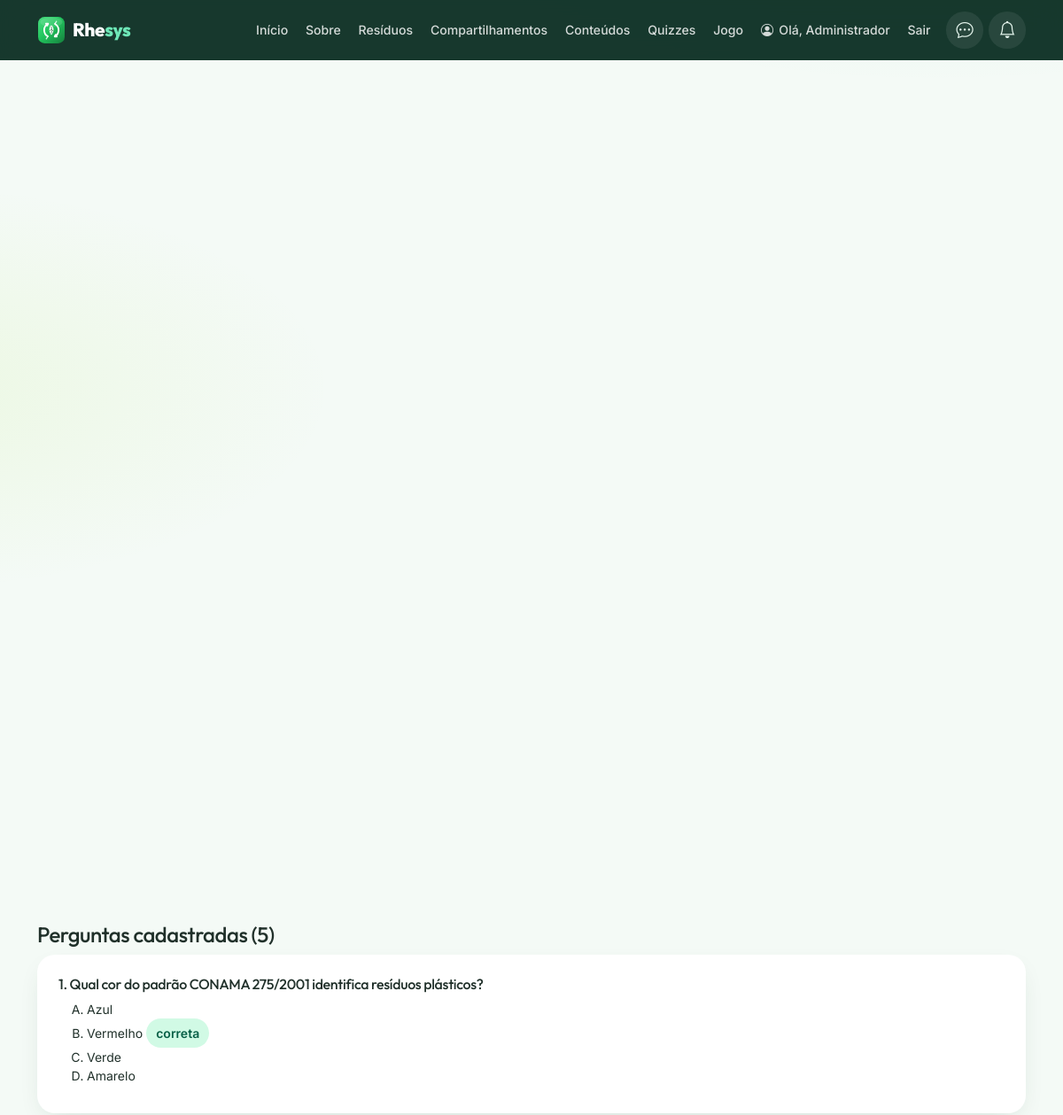
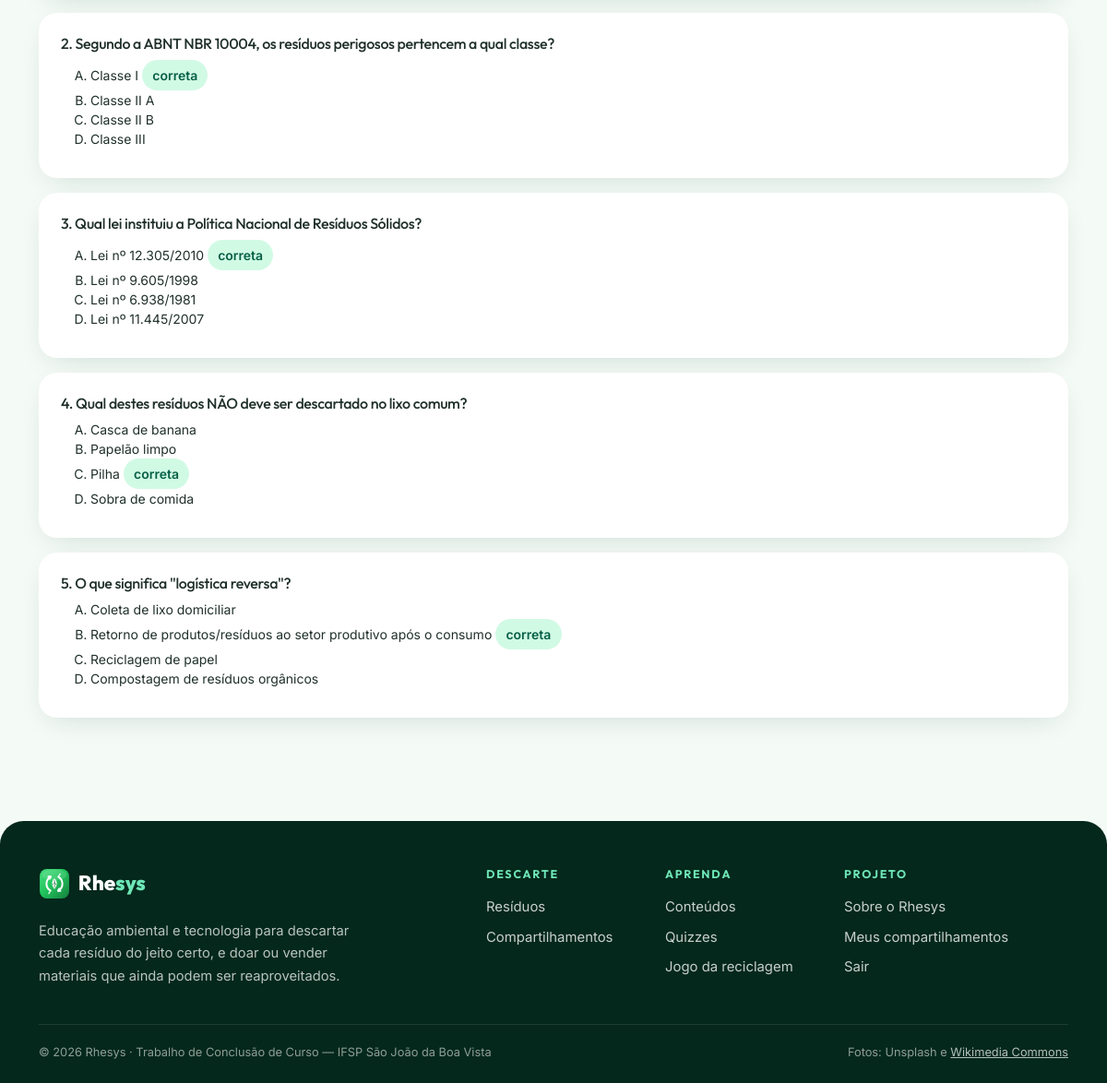
Screenshot of /pages/cadastro_pergunta.php?id_quiz=1 (signed in) with the database file from the repository (2 pictures, top to bottom).
### tables this page shows
CREATE TABLE pergunta (
    id_pergunta INT AUTO_INCREMENT PRIMARY KEY,
    id_quiz INT NOT NULL,
    enunciado TEXT NOT NULL,
    alternativa_a VARCHAR(255) NOT NULL,
    alternativa_b VARCHAR(255) NOT NULL,
    alternativa_c VARCHAR(255) NOT NULL,
    alternativa_d VARCHAR(255) NOT NULL,
    resposta_correta CHAR(1) NOT NULL,
    INDEX idx_pergunta_quiz (id_quiz),
    CONSTRAINT fk_pergunta_quiz
        FOREIGN KEY (id_quiz) REFERENCES quiz(id_quiz)
        ON DELETE CASCADE ON UPDATE CASCADE,
    CONSTRAINT chk_resposta_correta
        CHECK (resposta_correta IN ('a', 'b', 'c', 'd'))
);

### config/config.php (called while the page is built, shortened)
<?php
function usuario_logado()
{
    return isset($_SESSION['id_usuario']);
}

### config/chat.php (called while the page is built, shortened)
<?php
require_once __DIR__ . '/notificacoes.php';
function chat_nao_lidas_total(PDO $pdo, $id_usuario)
{
    $stmt = $pdo->prepare('SELECT COUNT(*) FROM mensagem m
                           INNER JOIN interesse_compartilhamento i ON i.id_interesse = m.id_interesse
                           INNER JOIN compartilhamento_residuo c ON c.id_compartilhamento = i.id_compartilhamento
                           WHERE m.lida = 0 AND m.apagada = 0 AND m.id_remetente <> :u1 AND (i.id_usuario = :u2 OR c.id_usuario_ofertante = :u3)');
    $stmt->execute([':u1' => (int) $id_usuario, ':u2' => (int) $id_usuario, ':u3' => (int) $id_usuario]);
    return (int) $stmt->fetchColumn();
}

### config/seguranca.php (called while the page is built, shortened)
<?php
function csrf_token()
{
    return $_SESSION['csrf_token'];
}

### config/notificacoes.php (called while the page is built, shortened)
<?php
function notificacoes_nao_lidas(PDO $pdo, $id_usuario)
{
    $stmt = $pdo->prepare('SELECT COUNT(*) FROM notificacao WHERE id_usuario = :u AND lida = 0');
    $stmt->bindValue(':u', (int) $id_usuario, PDO::PARAM_INT);
    $stmt->execute();
    return (int) $stmt->fetchColumn();
}

### pages/cadastro_pergunta.php (the view, shortened to what this page needs)
<?php
require_once __DIR__ . '/../config/config.php';
require_once __DIR__ . '/../config/conexao.php';
require_once __DIR__ . '/../config/seguranca.php';
require_once __DIR__ . '/../config/notificacoes.php';
$id_quiz = (int) (($_SERVER['REQUEST_METHOD'] === 'POST' ? $_POST['id_quiz'] ?? 0 : $_GET['id_quiz'] ?? 0));
$stmt = $pdo->prepare('SELECT * FROM quiz WHERE id_quiz = :id');
$stmt->bindValue(':id', $id_quiz, PDO::PARAM_INT);
$stmt->execute();
$quiz = $stmt->fetch();
$perguntas = [];
if ($quiz) {
    $stmt = $pdo->prepare('SELECT * FROM pergunta WHERE id_quiz = :id ORDER BY id_pergunta');
    $stmt->bindValue(':id', $id_quiz, PDO::PARAM_INT);
    $stmt->execute();
    $perguntas = $stmt->fetchAll();
}
require __DIR__ . '/../includes/header.php';
?>
<?php if (!$quiz): ?>
    <div class="alert alert-warning mt-4">O quiz informado não existe.</div><a href="cadastro_quiz.php" class="btn btn-success mt-3">Voltar aos quizzes</a>
<?php else: ?>
<section class="mt-5" id="perguntas">
    <h2 class="h4">Perguntas cadastradas (<?php echo count($perguntas); ?>)</h2>
    <?php foreach ($perguntas as $indice => $pergunta): ?>
        <article class="info-card mb-3"><div class="card-body p-4">
            <h3 class="h6"><?php echo $indice + 1; ?>. <?php echo htmlspecialchars($pergunta['enunciado']); ?></h3>
            <ol type="A" class="small mb-2"><?php foreach (['a', 'b', 'c', 'd'] as $letra): ?><li><?php echo htmlspecialchars($pergunta['alternativa_' . $letra]); ?><?php if ($pergunta['resposta_correta'] === $letra): ?> <span class="badge-soft">correta</span><?php endif; ?></li><?php endforeach; ?></ol>
        </div></article>
    <?php endforeach; ?>
</section>
<?php endif; ?>
<?php require __DIR__ . '/../includes/footer.php'; ?>

### includes/header.php (shortened to what this page needs)
<!DOCTYPE html>
<html lang="pt-br">
<head>
    <link href="https://cdn.jsdelivr.net/npm/bootstrap@5.3.3/dist/css/bootstrap.min.css" rel="stylesheet">
    <link href="https://cdn.jsdelivr.net/npm/bootstrap-icons@1.11.3/font/bootstrap-icons.min.css" rel="stylesheet">
    <link rel="stylesheet" href="<?php echo BASE_URL; ?>css/style.css?v=51">
</head>
<body>
<nav class="navbar navbar-expand-xl navbar-rhe">
    <div class="container">
        <a class="navbar-brand d-flex align-items-center gap-2" href="<?php echo BASE_URL; ?>index.php">
            <img src="<?php echo BASE_URL; ?>img/logo-icon.svg" alt="Logotipo Rhesys" width="38" height="38">
            <span>Rhe<span class="brand-sys">sys</span></span>
        </a>
        <?php if (usuario_logado()):
            require_once __DIR__ . '/../config/seguranca.php';
            require_once __DIR__ . '/../config/notificacoes.php';
            require_once __DIR__ . '/../config/chat.php';
            $chat_nao_lidas = chat_nao_lidas_total($pdo, $_SESSION['id_usuario']);
            $sino_nao_lidas = notificacoes_nao_lidas($pdo, $_SESSION['id_usuario']);
        ?>
        <div class="topo-icones ms-auto me-2 me-xl-0 ms-xl-2 order-xl-last">
        <a class="chat-topo" href="<?php echo BASE_URL; ?>pages/conversas.php" title="Conversas" aria-label="Conversas<?php echo $chat_nao_lidas ? " ($chat_nao_lidas mensagens não lidas)" : ''; ?>">
            <i class="bi bi-chat-dots" aria-hidden="true"></i>
        </a>
        <div class="dropdown notif-sino"
             data-api="<?php echo BASE_URL; ?>pages/notificacoes_api.php"
             data-acao="<?php echo BASE_URL; ?>pages/notificacoes.php"
             data-csrf="<?php echo htmlspecialchars(csrf_token(), ENT_QUOTES, 'UTF-8'); ?>">
            <button class="notif-sino-btn<?php echo $sino_nao_lidas ? ' tem' : ''; ?>" type="button" data-bs-toggle="dropdown" data-bs-auto-close="outside" data-bs-display="static" aria-expanded="false"
                    aria-label="Notificações<?php echo $sino_nao_lidas ? " ($sino_nao_lidas não lidas)" : ''; ?>">
                <i class="bi bi-bell<?php echo $sino_nao_lidas ? '-fill' : ''; ?>" aria-hidden="true"></i>
            </button>
        </div>
        </div>
        <?php endif; ?>
        <div class="collapse navbar-collapse" id="menuPrincipal">
            <ul class="navbar-nav ms-auto align-items-xl-center gap-xl-1">
                <?php
                $pagina_atual = basename($_SERVER['PHP_SELF']);
                $links = [
                    'index.php'             => ['Início', 'index.php', 'bi-house'],
                    'sobre.php'             => ['Sobre', 'pages/sobre.php', 'bi-info-circle'],
                    'residuos.php'          => ['Resíduos', 'pages/residuos.php', 'bi-recycle'],
                    'compartilhamentos.php' => ['Compartilhamentos', 'pages/compartilhamentos.php', 'bi-arrow-left-right'],
                    'conteudos.php'         => ['Conteúdos', 'pages/conteudos.php', 'bi-book'],
                    'quiz.php'              => ['Quizzes', 'pages/quiz.php', 'bi-patch-question'],
                    'jogo.php'              => ['Jogo', 'pages/jogo.php', 'bi-controller'],
                ];
                foreach ($links as $arquivo => $item):
                    $classe = ($pagina_atual === $arquivo) ? ' active' : '';
                ?>
                <li class="nav-item">
                    <a class="nav-link<?php echo $classe; ?>" href="<?php echo BASE_URL . $item[1]; ?>"<?php echo $classe ? ' aria-current="page"' : ''; ?>>
                        <i class="bi <?php echo $item[2]; ?> nav-icone" aria-hidden="true"></i><?php echo $item[0]; ?>
                    </a>
                </li>
                <?php endforeach; ?>
                <?php if (usuario_logado()): ?>
                <li class="nav-item">
                    <?php $primeiro_nome = strtok(trim((string) $_SESSION['nome_usuario']), ' ') ?: ''; ?>
                    <span class="nav-link nav-usuario" title="<?php echo htmlspecialchars($_SESSION['nome_usuario']); ?>">
                        <i class="bi bi-person-circle nav-icone-usuario" aria-hidden="true"></i>
                        <span class="nav-usuario-nome">Olá, <?php echo htmlspecialchars($primeiro_nome); ?></span>
                    </span>
                </li>
                <li class="nav-item">
                    <a class="nav-link" href="<?php echo BASE_URL; ?>pages/logout.php">Sair</a>
                </li>
                <?php endif; ?>
            </ul>
        </div>
    </div>
</nav>
<main class="container my-4 my-lg-5" id="conteudo" tabindex="-1">

### includes/footer.php (shortened to what this page needs)
</main>
<footer class="footer-rhe mt-5">
    <div class="container">
        <div class="row g-4 g-lg-5">
            <div class="col-lg-4">
                <a class="footer-brand" href="<?php echo BASE_URL; ?>index.php">
                    <img src="<?php echo BASE_URL; ?>img/logo-icon.svg" alt="" width="34" height="34">
                    <span>Rhe<span class="brand-sys">sys</span></span>
                </a>
                <p class="footer-texto mt-3 mb-0">
                    Educação ambiental e tecnologia para descartar cada resíduo do jeito certo,
                    e doar ou vender materiais que ainda podem ser reaproveitados.
                </p>
            </div>
            <div class="col-6 col-md-4 col-lg-2 offset-lg-1">
                <h2 class="footer-titulo">Descarte</h2>
                <ul class="footer-links">
                    <li><a href="<?php echo BASE_URL; ?>pages/residuos.php">Resíduos</a></li>
                    <li><a href="<?php echo BASE_URL; ?>pages/compartilhamentos.php">Compartilhamentos</a></li>
                </ul>
            </div>
            <div class="col-6 col-md-4 col-lg-2">
                <h2 class="footer-titulo">Aprenda</h2>
                <ul class="footer-links">
                    <li><a href="<?php echo BASE_URL; ?>pages/conteudos.php">Conteúdos</a></li>
                    <li><a href="<?php echo BASE_URL; ?>pages/quiz.php">Quizzes</a></li>
                    <li><a href="<?php echo BASE_URL; ?>pages/jogo.php">Jogo da reciclagem</a></li>
                </ul>
            </div>
            <div class="col-12 col-md-4 col-lg-3">
                <h2 class="footer-titulo">Projeto</h2>
                <ul class="footer-links">
                    <li><a href="<?php echo BASE_URL; ?>pages/sobre.php">Sobre o Rhesys</a></li>
                    <?php if (usuario_logado()): ?>
                        <li><a href="<?php echo BASE_URL; ?>pages/meus_compartilhamentos.php">Meus compartilhamentos</a></li>
                        <li><a href="<?php echo BASE_URL; ?>pages/logout.php">Sair</a></li>
                    <?php else: ?>
                        <li><a href="<?php echo BASE_URL; ?>pages/login.php">Entrar</a></li>
                        <li><a href="<?php echo BASE_URL; ?>pages/cadastro.php">Criar conta</a></li>
                    <?php endif; ?>
                </ul>
            </div>
        </div>
        <div class="footer-base">
            <span>&copy; <?php echo date('Y'); ?> Rhesys · Trabalho de Conclusão de Curso — IFSP São João da Boa Vista</span>
            <span>Fotos: Unsplash e <a href="<?php echo BASE_URL; ?>docs/FONTES_FOTOS_RESIDUOS.md">Wikimedia Commons</a></span>
        </div>
    </div>
</footer>
</body>
</html>

### rows the page displays
pergunta: enunciado "Qual cor do padrão CONAMA 275/2001 identifica resíduos plásticos?", alternativa_a "Azul", alternativa_b "Vermelho", resposta_correta "correta", alternativa_c "Verde", alternativa_d "Amarelo"
pergunta: enunciado "Segundo a ABNT NBR 10004, os resíduos perigosos pertencem a qual classe?", alternativa_a "Classe I", resposta_correta "correta", alternativa_b "Classe II A", alternativa_c "Classe II B", alternativa_d "Classe III"
pergunta: enunciado "Qual lei instituiu a Política Nacional de Resíduos Sólidos?", alternativa_a "Lei nº 12.305/2010", resposta_correta "correta", alternativa_b "Lei nº 9.605/1998", alternativa_c "Lei nº 6.938/1981", alternativa_d "Lei nº 11.445/2007"
pergunta: enunciado "Qual destes resíduos NÃO deve ser descartado no lixo comum?", alternativa_a "Casca de banana", alternativa_b "Papelão limpo", alternativa_c "Pilha", resposta_correta "correta", alternativa_d "Sobra de comida"
pergunta: enunciado "O que significa \"logística reversa\"?", alternativa_a "Coleta de lixo domiciliar", alternativa_b "Retorno de produtos/resíduos ao setor produtivo após o consumo", resposta_correta "correta", alternativa_c "Reciclagem de papel", alternativa_d "Compostagem de resíduos orgânicos"

### other values shown
$item[0] "Início"
$item[0] "Sobre"
$item[0] "Resíduos"
$item[0] "Compartilhamentos"
$item[0] "Conteúdos"
$item[0] "Quizzes"
$item[0] "Jogo"
$primeiro_nome "Administrador"
count($perguntas) "5"
